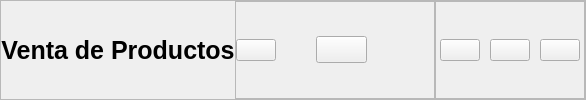
        <widget class="QFrame" name="frame_2">
         <property name="sizePolicy">
          <sizepolicy hsizetype="Preferred" vsizetype="Preferred">
           <horstretch>0</horstretch>
           <verstretch>0</verstretch>
          </sizepolicy>
         </property>
         <property name="frameShape">
          <enum>QFrame::StyledPanel</enum>
         </property>
         <property name="frameShadow">
          <enum>QFrame::Raised</enum>
         </property>
         <layout class="QHBoxLayout" name="horizontalLayout_3">
          <property name="spacing">
           <number>0</number>
          </property>
          <property name="leftMargin">
           <number>0</number>
          </property>
          <property name="topMargin">
           <number>0</number>
          </property>
          <property name="rightMargin">
           <number>0</number>
          </property>
          <property name="bottomMargin">
           <number>0</number>
          </property>
          <item>
           <widget class="QLabel" name="label">
            <property name="sizePolicy">
             <sizepolicy hsizetype="Expanding" vsizetype="Preferred">
              <horstretch>0</horstretch>
              <verstretch>0</verstretch>
             </sizepolicy>
            </property>
            <property name="font">
             <font>
              <pointsize>19</pointsize>
              <bold>true</bold>
             </font>
            </property>
            <property name="text">
             <string>Venta de Productos</string>
            </property>
            <property name="scaledContents">
             <bool>false</bool>
            </property>
            <property name="alignment">
             <set>Qt::AlignCenter</set>
            </property>
           </widget>
          </item>
          <item alignment="Qt::AlignRight">
           <widget class="QFrame" name="frame_3">
            <property name="frameShape">
             <enum>QFrame::StyledPanel</enum>
            </property>
            <property name="frameShadow">
             <enum>QFrame::Raised</enum>
            </property>
            <layout class="QHBoxLayout" name="horizontalLayout_2">
             <property name="spacing">
              <number>0</number>
             </property>
             <property name="leftMargin">
              <number>0</number>
             </property>
             <property name="topMargin">
              <number>0</number>
             </property>
             <property name="rightMargin">
              <number>0</number>
             </property>
             <property name="bottomMargin">
              <number>0</number>
             </property>
             <item>
              <widget class="QPushButton" name="pushButton_13">
               <property name="text">
                <string/>
               </property>
               <property name="icon">
                <iconset resource="ICONS/ICONS.qrc">
                 <normaloff>:/ICONS/carrito-de-compras.png</normaloff>:/ICONS/carrito-de-compras.png</iconset>
               </property>
               <property name="iconSize">
                <size>
                 <width>29</width>
                 <height>32</height>
                </size>
               </property>
              </widget>
             </item>
             <item>
              <spacer name="horizontalSpacer_6">
               <property name="orientation">
                <enum>Qt::Horizontal</enum>
               </property>
               <property name="sizeHint" stdset="0">
                <size>
                 <width>40</width>
                 <height>20</height>
                </size>
               </property>
              </spacer>
             </item>
             <item>
              <widget class="QPushButton" name="pushButton">
               <property name="font">
                <font>
                 <pointsize>12</pointsize>
                 <bold>true</bold>
                </font>
               </property>
               <property name="text">
                <string/>
               </property>
               <property name="icon">
                <iconset resource="ICONS/ICONS.qrc">
                 <normaloff>:/ICONS/usuario.png</normaloff>:/ICONS/usuario.png</iconset>
               </property>
               <property name="iconSize">
                <size>
                 <width>29</width>
                 <height>32</height>
                </size>
               </property>
              </widget>
             </item>
             <item>
              <spacer name="horizontalSpacer">
               <property name="orientation">
                <enum>Qt::Horizontal</enum>
               </property>
               <property name="sizeHint" stdset="0">
                <size>
                 <width>67</width>
                 <height>25</height>
                </size>
               </property>
              </spacer>
             </item>
            </layout>
           </widget>
          </item>
          <item alignment="Qt::AlignRight">
           <widget class="QFrame" name="frame_4">
            <property name="frameShape">
             <enum>QFrame::StyledPanel</enum>
            </property>
            <property name="frameShadow">
             <enum>QFrame::Raised</enum>
            </property>
            <layout class="QHBoxLayout" name="horizontalLayout">
             <property name="spacing">
              <number>10</number>
             </property>
             <property name="leftMargin">
              <number>4</number>
             </property>
             <property name="topMargin">
              <number>4</number>
             </property>
             <property name="rightMargin">
              <number>4</number>
             </property>
             <property name="bottomMargin">
              <number>4</number>
             </property>
             <item>
              <widget class="QPushButton" name="pushButton_4">
               <property name="text">
                <string/>
               </property>
               <property name="icon">
                <iconset resource="ICONS/ICONS.qrc">
                 <normaloff>:/ICONS/minimizar-signo.png</normaloff>:/ICONS/minimizar-signo.png</iconset>
               </property>
               <property name="iconSize">
                <size>
                 <width>25</width>
                 <height>25</height>
                </size>
               </property>
              </widget>
             </item>
             <item>
              <widget class="QPushButton" name="pushButton_3">
               <property name="text">
                <string/>
               </property>
               <property name="icon">
                <iconset resource="ICONS/ICONS.qrc">
                 <normaloff>:/ICONS/maximizar.png</normaloff>:/ICONS/maximizar.png</iconset>
               </property>
               <property name="iconSize">
                <size>
                 <width>25</width>
                 <height>25</height>
                </size>
               </property>
              </widget>
             </item>
             <item>
              <widget class="QPushButton" name="pushButton_2">
               <property name="text">
                <string/>
               </property>
               <property name="icon">
                <iconset resource="ICONS/ICONS.qrc">
                 <normaloff>:/ICONS/cerrar.png</normaloff>:/ICONS/cerrar.png</iconset>
               </property>
               <property name="iconSize">
                <size>
                 <width>25</width>
                 <height>25</height>
                </size>
               </property>
              </widget>
             </item>
            </layout>
           </widget>
          </item>
         </layout>
        </widget>
